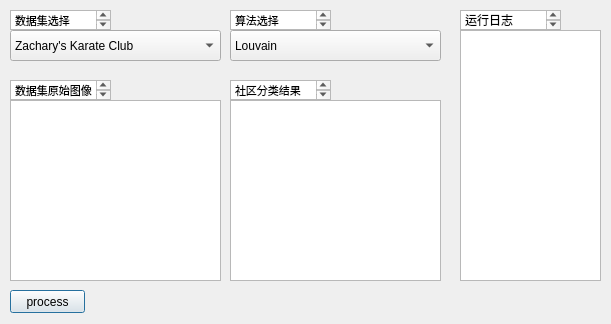
<?xml version="1.0" encoding="UTF-8"?>
<ui version="4.0">
 <class>Dialog</class>
 <widget class="QDialog" name="Dialog">
  <property name="geometry">
   <rect>
    <x>0</x>
    <y>0</y>
    <width>611</width>
    <height>324</height>
   </rect>
  </property>
  <property name="windowTitle">
   <string>社区发现GUI</string>
  </property>
  <widget class="QGraphicsView" name="graph_raw_dataset">
   <property name="geometry">
    <rect>
     <x>10</x>
     <y>100</y>
     <width>211</width>
     <height>181</height>
    </rect>
   </property>
  </widget>
  <widget class="QComboBox" name="list_dataset">
   <property name="geometry">
    <rect>
     <x>10</x>
     <y>30</y>
     <width>211</width>
     <height>31</height>
    </rect>
   </property>
   <item>
    <property name="text">
     <string>Zachary's Karate Club</string>
    </property>
   </item>
   <item>
    <property name="text">
     <string>Political Books</string>
    </property>
   </item>
   <item>
    <property name="text">
     <string>American College football</string>
    </property>
   </item>
  </widget>
  <widget class="QTextBrowser" name="text_raw_dataset">
   <property name="geometry">
    <rect>
     <x>10</x>
     <y>80</y>
     <width>101</width>
     <height>20</height>
    </rect>
   </property>
   <property name="html">
    <string>&lt;!DOCTYPE HTML PUBLIC &quot;-//W3C//DTD HTML 4.0//EN&quot; &quot;http://www.w3.org/TR/REC-html40/strict.dtd&quot;&gt;
&lt;html&gt;&lt;head&gt;&lt;meta name=&quot;qrichtext&quot; content=&quot;1&quot; /&gt;&lt;style type=&quot;text/css&quot;&gt;
p, li { white-space: pre-wrap; }
&lt;/style&gt;&lt;/head&gt;&lt;body style=&quot; font-family:'SimSun'; font-size:9pt; font-weight:400; font-style:normal;&quot;&gt;
&lt;p style=&quot; margin-top:0px; margin-bottom:0px; margin-left:0px; margin-right:0px; -qt-block-indent:0; text-indent:0px;&quot;&gt;&lt;span style=&quot; font-size:8pt;&quot;&gt;数据集原始图像&lt;/span&gt;&lt;/p&gt;
&lt;p style=&quot;-qt-paragraph-type:empty; margin-top:0px; margin-bottom:0px; margin-left:0px; margin-right:0px; -qt-block-indent:0; text-indent:0px; font-size:8pt;&quot;&gt;&lt;br /&gt;&lt;/p&gt;&lt;/body&gt;&lt;/html&gt;</string>
   </property>
  </widget>
  <widget class="QTextBrowser" name="text_choose_dataset">
   <property name="geometry">
    <rect>
     <x>10</x>
     <y>10</y>
     <width>101</width>
     <height>20</height>
    </rect>
   </property>
   <property name="html">
    <string>&lt;!DOCTYPE HTML PUBLIC &quot;-//W3C//DTD HTML 4.0//EN&quot; &quot;http://www.w3.org/TR/REC-html40/strict.dtd&quot;&gt;
&lt;html&gt;&lt;head&gt;&lt;meta name=&quot;qrichtext&quot; content=&quot;1&quot; /&gt;&lt;style type=&quot;text/css&quot;&gt;
p, li { white-space: pre-wrap; }
&lt;/style&gt;&lt;/head&gt;&lt;body style=&quot; font-family:'SimSun'; font-size:9pt; font-weight:400; font-style:normal;&quot;&gt;
&lt;p style=&quot; margin-top:0px; margin-bottom:0px; margin-left:0px; margin-right:0px; -qt-block-indent:0; text-indent:0px;&quot;&gt;&lt;span style=&quot; font-size:8pt;&quot;&gt;数据集选择&lt;/span&gt;&lt;/p&gt;&lt;/body&gt;&lt;/html&gt;</string>
   </property>
  </widget>
  <widget class="QGraphicsView" name="result_graph_dataset">
   <property name="geometry">
    <rect>
     <x>230</x>
     <y>100</y>
     <width>211</width>
     <height>181</height>
    </rect>
   </property>
  </widget>
  <widget class="QTextBrowser" name="result_dataset">
   <property name="geometry">
    <rect>
     <x>230</x>
     <y>80</y>
     <width>101</width>
     <height>20</height>
    </rect>
   </property>
   <property name="html">
    <string>&lt;!DOCTYPE HTML PUBLIC &quot;-//W3C//DTD HTML 4.0//EN&quot; &quot;http://www.w3.org/TR/REC-html40/strict.dtd&quot;&gt;
&lt;html&gt;&lt;head&gt;&lt;meta name=&quot;qrichtext&quot; content=&quot;1&quot; /&gt;&lt;style type=&quot;text/css&quot;&gt;
p, li { white-space: pre-wrap; }
&lt;/style&gt;&lt;/head&gt;&lt;body style=&quot; font-family:'SimSun'; font-size:9pt; font-weight:400; font-style:normal;&quot;&gt;
&lt;p style=&quot; margin-top:0px; margin-bottom:0px; margin-left:0px; margin-right:0px; -qt-block-indent:0; text-indent:0px;&quot;&gt;&lt;span style=&quot; font-size:8pt;&quot;&gt;社区分类结果&lt;/span&gt;&lt;/p&gt;&lt;/body&gt;&lt;/html&gt;</string>
   </property>
  </widget>
  <widget class="QComboBox" name="list_algorithm">
   <property name="geometry">
    <rect>
     <x>230</x>
     <y>30</y>
     <width>211</width>
     <height>31</height>
    </rect>
   </property>
   <item>
    <property name="text">
     <string>Louvain</string>
    </property>
   </item>
   <item>
    <property name="text">
     <string>SBM</string>
    </property>
   </item>
   <item>
    <property name="text">
     <string>谱聚类</string>
    </property>
   </item>
  </widget>
  <widget class="QTextBrowser" name="text_choose_algorithm">
   <property name="geometry">
    <rect>
     <x>230</x>
     <y>10</y>
     <width>101</width>
     <height>20</height>
    </rect>
   </property>
   <property name="html">
    <string>&lt;!DOCTYPE HTML PUBLIC &quot;-//W3C//DTD HTML 4.0//EN&quot; &quot;http://www.w3.org/TR/REC-html40/strict.dtd&quot;&gt;
&lt;html&gt;&lt;head&gt;&lt;meta name=&quot;qrichtext&quot; content=&quot;1&quot; /&gt;&lt;style type=&quot;text/css&quot;&gt;
p, li { white-space: pre-wrap; }
&lt;/style&gt;&lt;/head&gt;&lt;body style=&quot; font-family:'SimSun'; font-size:9pt; font-weight:400; font-style:normal;&quot;&gt;
&lt;p style=&quot; margin-top:0px; margin-bottom:0px; margin-left:0px; margin-right:0px; -qt-block-indent:0; text-indent:0px;&quot;&gt;&lt;span style=&quot; font-size:8pt;&quot;&gt;算法选择&lt;/span&gt;&lt;/p&gt;
&lt;p style=&quot;-qt-paragraph-type:empty; margin-top:0px; margin-bottom:0px; margin-left:0px; margin-right:0px; -qt-block-indent:0; text-indent:0px; font-size:8pt;&quot;&gt;&lt;br /&gt;&lt;/p&gt;&lt;/body&gt;&lt;/html&gt;</string>
   </property>
  </widget>
  <widget class="QTextBrowser" name="log_display">
   <property name="geometry">
    <rect>
     <x>460</x>
     <y>30</y>
     <width>141</width>
     <height>251</height>
    </rect>
   </property>
  </widget>
  <widget class="QTextBrowser" name="text_process_log">
   <property name="geometry">
    <rect>
     <x>460</x>
     <y>10</y>
     <width>101</width>
     <height>20</height>
    </rect>
   </property>
   <property name="html">
    <string>&lt;!DOCTYPE HTML PUBLIC &quot;-//W3C//DTD HTML 4.0//EN&quot; &quot;http://www.w3.org/TR/REC-html40/strict.dtd&quot;&gt;
&lt;html&gt;&lt;head&gt;&lt;meta name=&quot;qrichtext&quot; content=&quot;1&quot; /&gt;&lt;style type=&quot;text/css&quot;&gt;
p, li { white-space: pre-wrap; }
&lt;/style&gt;&lt;/head&gt;&lt;body style=&quot; font-family:'SimSun'; font-size:9pt; font-weight:400; font-style:normal;&quot;&gt;
&lt;p style=&quot; margin-top:0px; margin-bottom:0px; margin-left:0px; margin-right:0px; -qt-block-indent:0; text-indent:0px;&quot;&gt;运行日志&lt;/p&gt;&lt;/body&gt;&lt;/html&gt;</string>
   </property>
  </widget>
  <widget class="QPushButton" name="button_process">
   <property name="geometry">
    <rect>
     <x>10</x>
     <y>290</y>
     <width>75</width>
     <height>23</height>
    </rect>
   </property>
   <property name="text">
    <string>process</string>
   </property>
  </widget>
 </widget>
 <resources/>
 <connections/>
</ui>
